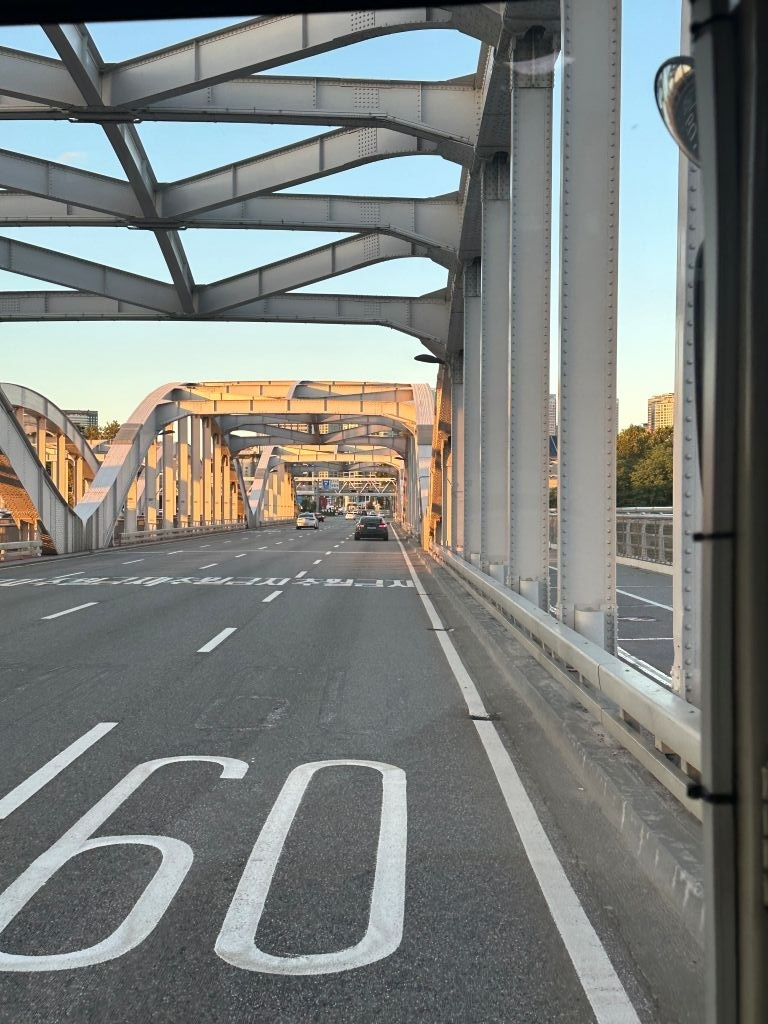
#> input picture data/photos/photo_01.jpg, 768 x 1024 px; its folder holds only this picture in this run
$ python benchmark_a.py
#> lines starting #> are read from the running program, lines starting #| are printed output that depends on the picture
### pixelbridge/core/io.py
"""Image input/output and dtype helpers.

OWNER: M1 (Leader) -- already implemented in the skeleton.

OpenCV is used ONLY in this file (imdecode / imencode). The course allows
OpenCV for input and output; every other module must work on NumPy arrays
with our own code. `scripts/check_rules.py` checks this automatically.

Conventions (see README.md):
    RGB image   : np.ndarray (H, W, 3) uint8, channel order R, G, B
    float image : np.ndarray (H, W, 3) float32, values in [0, 1]
"""
from __future__ import annotations

import os

import cv2
import numpy as np


def read_image(path: str, background=(255, 255, 255)) -> np.ndarray:
    """Read an image file as an RGB uint8 array of shape (H, W, 3).

    - Grayscale files are expanded to three channels.
    - Images with an alpha channel (RGBA sprites) are composited over
      `background` (an RGB tuple).
    - 16-bit images are reduced to 8 bits.
    - Phone photos are turned upright (the EXIF orientation is applied).
    - Works with non-ASCII (e.g. Korean) paths on Windows.
    """
#> called with path = 'data/photos/photo_01.jpg', background = (255, 255, 255)
    data = np.fromfile(path, dtype=np.uint8)
    img = cv2.imdecode(data, cv2.IMREAD_UNCHANGED)
#> img is the input picture: shape (1024, 768, 3); mean B, G, R 124.4, 127, 123.1
    if img is None:
        raise ValueError(f"Cannot decode image: {path}")
    if img.dtype == np.uint8 and img.ndim == 3 and img.shape[2] == 3:
        # A phone stores a portrait photo sideways plus an EXIF note "rotate me".
        # IMREAD_UNCHANGED ignores that note; IMREAD_COLOR applies it. Only plain
        # 8-bit color images are decoded again, so alpha and 16-bit files keep
        # the handling below.
        upright = cv2.imdecode(data, cv2.IMREAD_COLOR)
        if upright is not None:
            img = upright
    if img.dtype == np.uint16:
        img = (img >> 8).astype(np.uint8)
    elif img.dtype != np.uint8:
        raise ValueError(f"Unsupported image dtype {img.dtype}: {path}")

    if img.ndim == 2:
        img = np.stack([img, img, img], axis=-1)
    elif img.shape[2] == 4:
        bgr = img[..., :3].astype(np.float32)
        alpha = img[..., 3:4].astype(np.float32) / 255.0
        bg_bgr = np.array(background[::-1], dtype=np.float32)
        img = np.round(bgr * alpha + bg_bgr * (1.0 - alpha)).astype(np.uint8)
    return np.ascontiguousarray(img[..., ::-1])  # BGR -> RGB
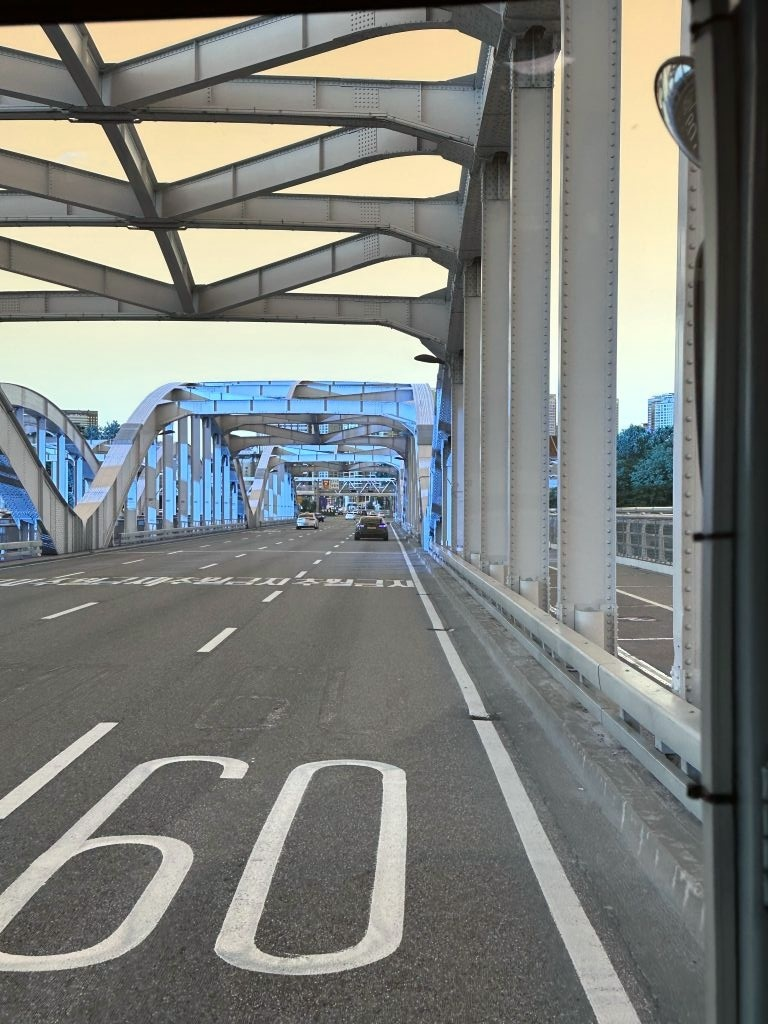
#> returned value: shape (1024, 768, 3); mean of channels 0, 1, 2 123.1, 127, 124.4; drawn as B, G, R


# [36 lines left out: functions write_image, encode_png, to_float, to_uint8, not called in this run]


def check_rgb(img: np.ndarray, name: str = "image") -> None:
    """Raise ValueError unless `img` is an RGB uint8 array of shape (H, W, 3)."""
    if not isinstance(img, np.ndarray):
        raise ValueError(f"{name} must be a NumPy array, got {type(img).__name__}")
    if img.ndim != 3 or img.shape[2] != 3 or img.dtype != np.uint8:
        raise ValueError(f"{name} must be (H, W, 3) uint8, got {img.shape} {img.dtype}")

### pixelbridge/evaluation/benchmark.py
"""Benchmark runners for the evaluation plan (plan report section 6).

Glue code, already implemented. OWNER of the evaluation design: M3 --
change the defaults here if the team decides on a different protocol.
Scripts that call these: scripts/benchmark_a.py, scripts/benchmark_b.py
"""
from __future__ import annotations

import csv
import os
import time
from dataclasses import replace

import numpy as np

from ..core import resize
from ..core.io import read_image
from ..module_a import palette as palette_mod
from ..module_a.downsample import target_size
from ..module_a.pipeline import PixelArtParams, photo_to_pixel_art
from ..module_b.pipeline import METHODS, SUPPORTED_SCALES, upscale
from . import metrics


# ---------------------------------------------------------------- Module B
# [44 lines left out: functions make_lowres_pair, benchmark_module_b, baseline_pixel_art, not called in this run]


def benchmark_module_a(paths, params: PixelArtParams | None = None) -> list[dict]:
    """Compare our Module A with the baseline on each photo.

    Reference = the photo area-averaged to the pixel art size (the "true"
    colors). Metrics: mean Delta E, number of isolated pixels, ratio of
    preserved strong edges, processing time.
    """
    p = params or PixelArtParams()
    rows = []
    for path in paths:
        photo = read_image(path)

        t0 = time.perf_counter()
        ours = photo_to_pixel_art(photo, p).image
        t_ours = time.perf_counter() - t0

        t0 = time.perf_counter()
        base = baseline_pixel_art(photo, p.out_width, p.n_colors)
        t_base = time.perf_counter() - t0

        for name, out, seconds in (("ours", ours, t_ours), ("baseline", base, t_base)):
            # Reference at the size of THIS output: the pipeline resizes to
            # working_size first, so its size can differ by 1 px from
            # target_size() on the full photo (e.g. 1024x679 -> 96 vs 97 rows).
            reference = resize.resize_area(photo, out.shape[0], out.shape[1])
            rows.append({
                "file": os.path.basename(path), "method": name,
                "delta_e": metrics.mean_delta_e(reference, out),
                "isolated": metrics.count_isolated_pixels(out),
                "edge_ratio": metrics.edge_preservation_ratio(reference, out),
                "seconds": seconds,
            })
    return rows


def params_variant(params: PixelArtParams, **changes) -> PixelArtParams:
    """Copy of params with some fields changed (for ablation studies)."""
    return replace(params, **changes)


# ---------------------------------------------------------------- helpers
# [23 lines left out: functions save_csv, summarize, not called in this run]


def list_images(folder: str) -> list[str]:
    exts = (".png", ".jpg", ".jpeg", ".bmp")
    if not os.path.isdir(folder):
        return []
    return sorted(os.path.join(folder, f) for f in os.listdir(folder) if f.lower().endswith(exts))

### pixelbridge/module_a/pipeline.py
"""Module A pipeline: connects the steps.

OWNER: M1 (Leader) -- already implemented in the skeleton.
Step owners implement the functions it calls; nobody needs to edit this
file to make their step work. Order of steps:

    preprocess -> downsample -> palette -> quantize (nearest or dither)
               -> outline -> cleanup

(Dithering happens while mapping colors to the palette, so it comes before
the outline in code even though the plan report lists it after.)
"""
from __future__ import annotations

import time
from dataclasses import dataclass, field

import numpy as np

from ..core.io import check_rgb
from . import cleanup, dither, downsample, outline, palette, preprocess


@dataclass
class PixelArtParams:
    out_width: int = 64             # 32..128 pixels
    working_size: int = 512         # longer side before downsampling
    smooth: bool = True             # bilateral filter
    enhance: float = 0.0            # 0 = off, 1 = strong contrast/saturation boost
    downsample: str = "edge"        # "block" (Stage 1) | "edge" (Stage 2)
    n_colors: int = 16              # 4..32
    palette: str = "auto"           # "auto" or a key of palette.FIXED_PALETTES
    palette_method: str = "kmeans"  # "median_cut" (Stage 1) | "kmeans" (Stage 2)
    dither: str = "none"            # "none" | "fs" | "bayer"
    dither_strength: float = 1.0    # 0..1
    dither_flat_only: bool = True   # dither only in smooth regions (gradient mask)
    outline: bool = True
    cleanup: bool = True


@dataclass
class PixelArtResult:
    image: np.ndarray                                       # (h, w, 3) uint8 final pixel art
    indices: np.ndarray                                     # (h, w) int32
    palette: np.ndarray                                     # (K, 3) uint8
    steps: dict[str, np.ndarray] = field(default_factory=dict)   # intermediate RGB images
    timings: dict[str, float] = field(default_factory=dict)      # seconds per step


def photo_to_pixel_art(photo: np.ndarray, params: PixelArtParams | None = None) -> PixelArtResult:
    p = params or PixelArtParams()
    check_rgb(photo, "photo")
    steps: dict[str, np.ndarray] = {}
    timings: dict[str, float] = {}

    def timed(name, fn, *args, **kwargs):
        t0 = time.perf_counter()
        out = fn(*args, **kwargs)
        timings[name] = time.perf_counter() - t0
        return out

    # 1. preprocess
    work = timed("preprocess", preprocess.preprocess, photo,
                 working_size=p.working_size, smooth=p.smooth, enhance_amount=p.enhance)
    steps["1_preprocess"] = work

    # 2. downsample
    out_h, out_w = downsample.target_size(work.shape[0], work.shape[1], p.out_width)
    if p.downsample == "block":
        small = timed("downsample", downsample.downsample_block_mode, work, out_h, out_w)
    elif p.downsample == "edge":
        small = timed("downsample", downsample.downsample_edge_aware, work, out_h, out_w)
    else:
        raise ValueError(f"unknown downsample method: {p.downsample}")
    steps["2_downsample"] = small

    # 3. palette
    if p.palette == "auto":
        pal = timed("palette", palette.median_cut, small, p.n_colors)
        if p.palette_method == "kmeans":
            pal = timed("palette_kmeans", palette.kmeans_lab, small, p.n_colors, init=pal)
    else:
        pal = palette.FIXED_PALETTES[p.palette]

    # 4. quantize (nearest color or dithering)
    if p.dither == "none":
        idx = timed("quantize", palette.map_to_palette, small, pal)
    else:
        mask = timed("dither_mask", dither.gradient_mask, small) if p.dither_flat_only else None
        if p.dither == "fs":
            idx = timed("quantize", dither.floyd_steinberg, small, pal,
                        strength=p.dither_strength, mask=mask)
        elif p.dither == "bayer":
            idx = timed("quantize", dither.bayer, small, pal,
                        strength=p.dither_strength, mask=mask)
        else:
            raise ValueError(f"unknown dither method: {p.dither}")
    steps["3_quantize"] = pal[idx]

    # 5. outline
    if p.outline:
        idx = timed("outline", outline.add_outline, idx, pal)
        steps["4_outline"] = pal[idx]

    # 6. cleanup
    if p.cleanup:
        idx = timed("cleanup_isolated", cleanup.remove_isolated, idx)
        idx = timed("cleanup_lines", cleanup.fix_one_pixel_lines, idx)
        steps["5_cleanup"] = pal[idx]

    idx = np.asarray(idx, dtype=np.int32)
    return PixelArtResult(image=pal[idx], indices=idx, palette=pal, steps=steps, timings=timings)

### pixelbridge/module_a/palette.py
"""Module A step 3: palette generation and color reduction.

OWNER: M2.   Tests: tests/test_module_a_front.py
Plan report section 4.4.

A palette is a (K, 3) uint8 array of RGB colors.
An index image is a (H, W) int32 array of palette indices; the final
pixel art is simply palette[indices].
"""
from __future__ import annotations

import numpy as np

from pixelbridge.core.color import lab_to_rgb, rgb_to_lab


def _hex(colors: list[str]) -> np.ndarray:
    return np.array([[int(c[i:i + 2], 16) for i in (1, 3, 5)] for c in colors], dtype=np.uint8)


# Fixed palettes (plan report 4.4). Add more in Stage 3.
FIXED_PALETTES: dict[str, np.ndarray] = {
    # Four-color green palette in the style of early handheld game consoles
    "handheld_green": _hex(["#0F380F", "#306230", "#8BAC0F", "#9BBC0F"]),
    "gray4": _hex(["#000000", "#555555", "#AAAAAA", "#FFFFFF"]),
    # 16-color fantasy console palette
    "pico8": _hex(["#000000", "#1D2B53", "#7E2553", "#008751", "#AB5236", "#5F574F",
                   "#C2C3C7", "#FFF1E8", "#FF004D", "#FFA300", "#FFEC27", "#00E436",
                   "#29ADFF", "#83769C", "#FF77A8", "#FFCCAA"]),
}


# [135 lines left out: functions median_cut, kmeans_lab, map_to_palette, not called in this run]

### scripts/benchmark_a.py
"""Module A evaluation: ours vs. the simple baseline (plan report section 6).  Owner: M3.

    python scripts/benchmark_a.py [--folder data/photos] [--width 64] [--colors 16]

Writes results/benchmark_a.csv, results/benchmark_a.png, and the output
images of both methods to results/module_a/ (for the survey and the report).
"""
from __future__ import annotations

import argparse
import os
import sys

sys.path.insert(0, os.path.dirname(os.path.dirname(os.path.abspath(__file__))))

from pixelbridge.core.io import read_image, write_image  # noqa: E402
from pixelbridge.evaluation.benchmark import (baseline_pixel_art, benchmark_module_a,  # noqa: E402
                                              list_images, save_csv, summarize)
from pixelbridge.module_a.pipeline import PixelArtParams, photo_to_pixel_art  # noqa: E402


def main() -> int:
    ap = argparse.ArgumentParser()
    ap.add_argument("--folder", default="data/photos")
    ap.add_argument("--width", type=int, default=64)
    ap.add_argument("--colors", type=int, default=16)
    args = ap.parse_args()

    paths = list_images(args.folder)
    if not paths:
        print(f"No images in {args.folder}")
        return 1
    params = PixelArtParams(out_width=args.width, n_colors=args.colors)
    rows = benchmark_module_a(paths, params)
    save_csv(rows, "results/benchmark_a.csv")
    fields = ["delta_e", "isolated", "edge_ratio", "seconds"]
    summary = summarize(rows, fields)
    print(f"{'method':10s} " + " ".join(f"{f:>10s}" for f in fields))
    for m, s in summary.items():
        print(f"{m:10s} " + " ".join(f"{s[f]:10.3f}" for f in fields))

    for path in paths:
        stem = os.path.splitext(os.path.basename(path))[0]
        photo = read_image(path)
        write_image(f"results/module_a/{stem}_ours.png", photo_to_pixel_art(photo, params).image)
        write_image(f"results/module_a/{stem}_baseline.png",
                    baseline_pixel_art(photo, args.width, args.colors))

    import matplotlib
    matplotlib.use("Agg")
    import matplotlib.pyplot as plt

    names = list(summary)
    fig, axes = plt.subplots(1, 3, figsize=(11, 3.5))
    for ax, f, title in zip(axes, ["delta_e", "isolated", "edge_ratio"],
                            ["Mean Delta E (lower is better)", "Isolated pixels (lower)",
                             "Preserved edges (higher)"]):
        ax.bar(names, [summary[m][f] for m in names])
        ax.set_title(title)
    fig.tight_layout()
    fig.savefig("results/benchmark_a.png", dpi=150)
    print("saved results/benchmark_a.csv, results/benchmark_a.png, results/module_a/")
    return 0


if __name__ == "__main__":
    sys.exit(main())
#> (the call stopped at in timed, `out = fn(*args, **kwargs)`: pixelbridge is not available in this run)

$ run again, on data/photos/photo_05.jpg
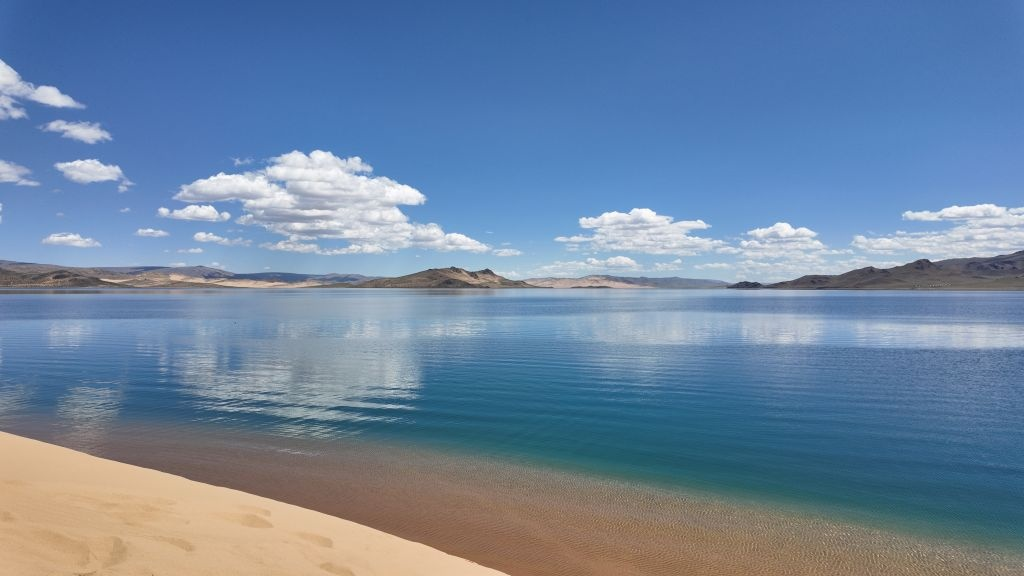
#> input picture data/photos/photo_05.jpg, 1024 x 576 px
#> in read_image, img is the input picture: shape (576, 1024, 3); mean B, G, R 161.4, 133.6, 109.9
#> in read_image, `return np.ascontiguousarray(img[..., ::-1])`:
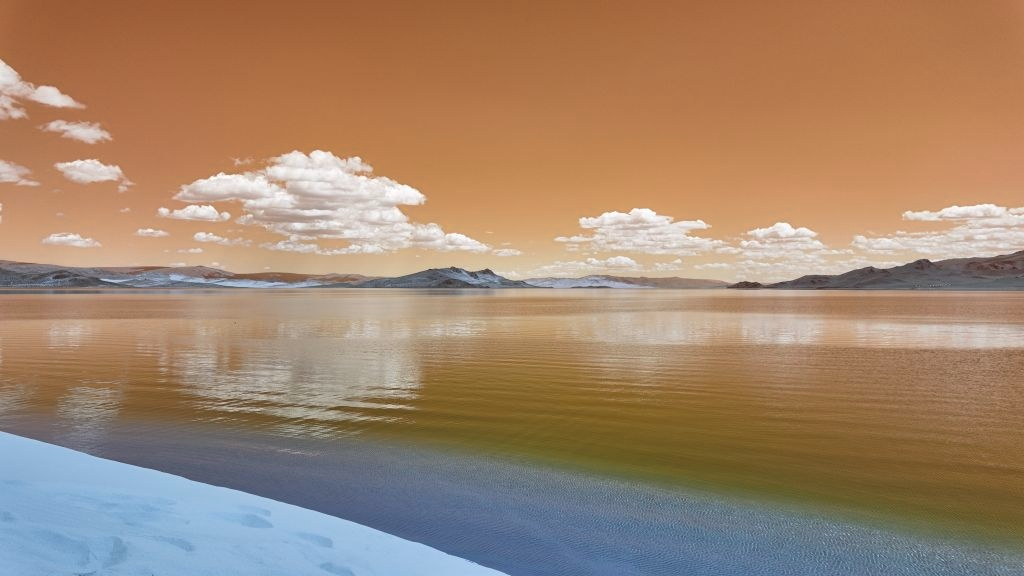
#> returned value: shape (576, 1024, 3); mean of channels 0, 1, 2 109.9, 133.6, 161.4; drawn as B, G, R

$ run again, on data/photos/photo_06.jpg
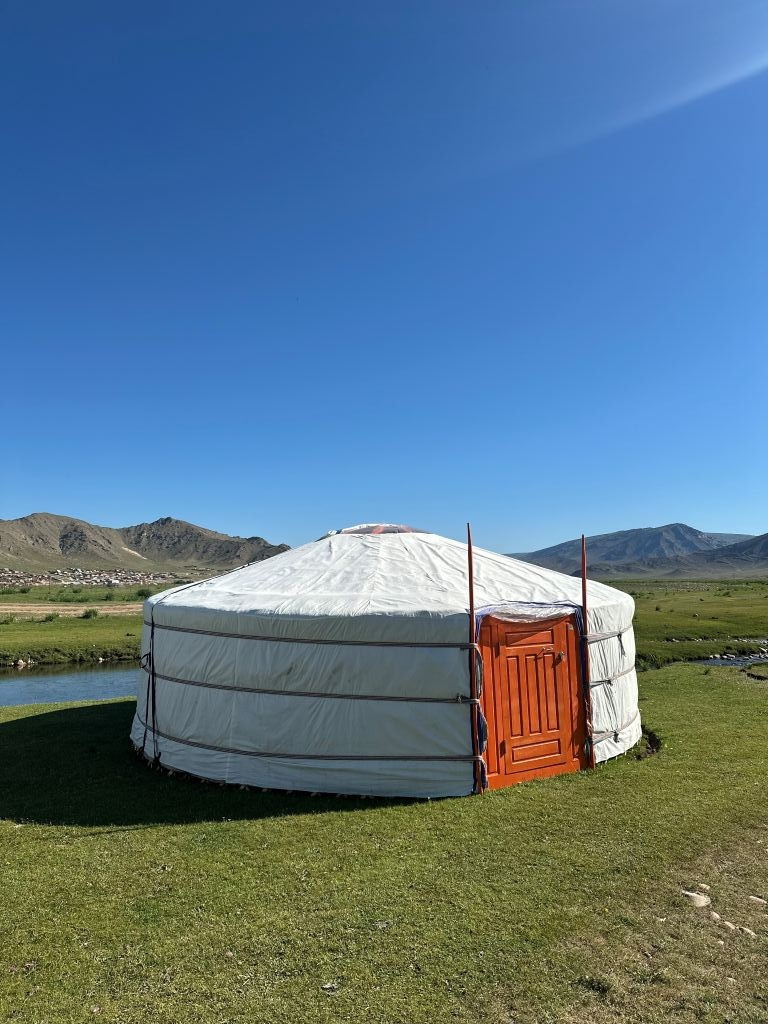
#> input picture data/photos/photo_06.jpg, 768 x 1024 px
#> in read_image, img is the input picture: shape (1024, 768, 3); mean B, G, R 139.3, 118.4, 89.5
#> in read_image, `return np.ascontiguousarray(img[..., ::-1])`:
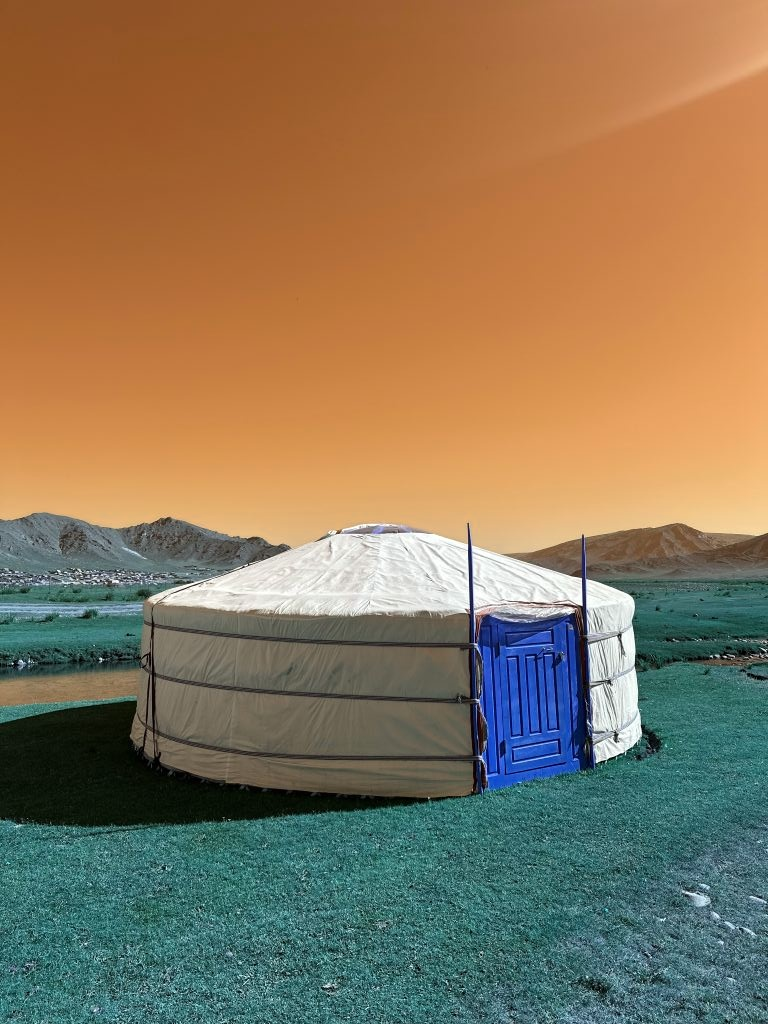
#> returned value: shape (1024, 768, 3); mean of channels 0, 1, 2 89.5, 118.4, 139.3; drawn as B, G, R
